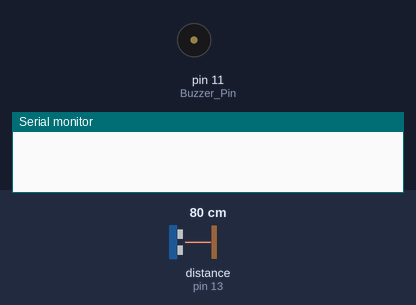
Bench run of a sketch on a simulated Arduino Uno, built with avr-gcc and run on an emulated ATmega328P. Parts: buzzer (waves = sounding, pin HIGH), the last lines printed to the serial monitor. The test bench sets the inputs (shaded band); at power-on: distance to the obstacle (sensor on pin 13) 80 cm. The echo pulse lasts 58.3 µs per cm.

Above: at 0.01 s.
At 1.2 s:
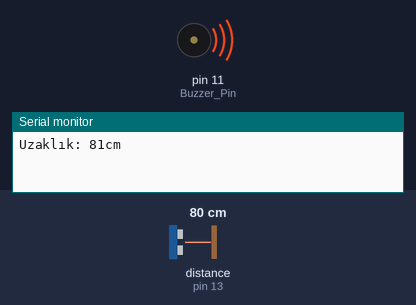
1.3 s: distance to the obstacle (sensor on pin 13) set to 4 cm
Timing chart, 0 to 4.3 s (numbered marks = the images above; inputs shaded):
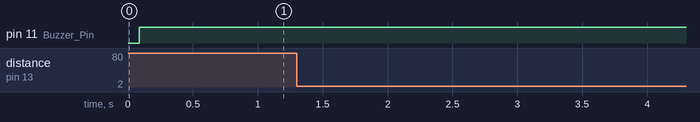

The sketch:

distance_sensor.ino
```cpp
#include <NewPing.h>
#define Trigger_Pin 12
#define Echo_Pin 13
#define Max_Distance 250
#define Buzzer_Pin 11

int distance = 0;

NewPing sonar(Trigger_Pin, Echo_Pin, Max_Distance);

void setup(){

  Serial.begin(9600);
  pinMode(Buzzer_Pin,OUTPUT);

  }

  void loop(){

    delay(75);
    Serial.print("Uzaklık: ");
    Serial.print(sonar.ping_cm());
    Serial.println("cm");
    distance = sonar.ping_cm();

     beep(distance);

    }


    void beep(int distance){
    if(distance > 60){
      digitalWrite(Buzzer_Pin,HIGH);
        delay(distance * 50);
    }

    else{
      if(distance <= 20){
        digitalWrite(Buzzer_Pin,HIGH);
        delay(distance * 10);
      }


    }


}
```
